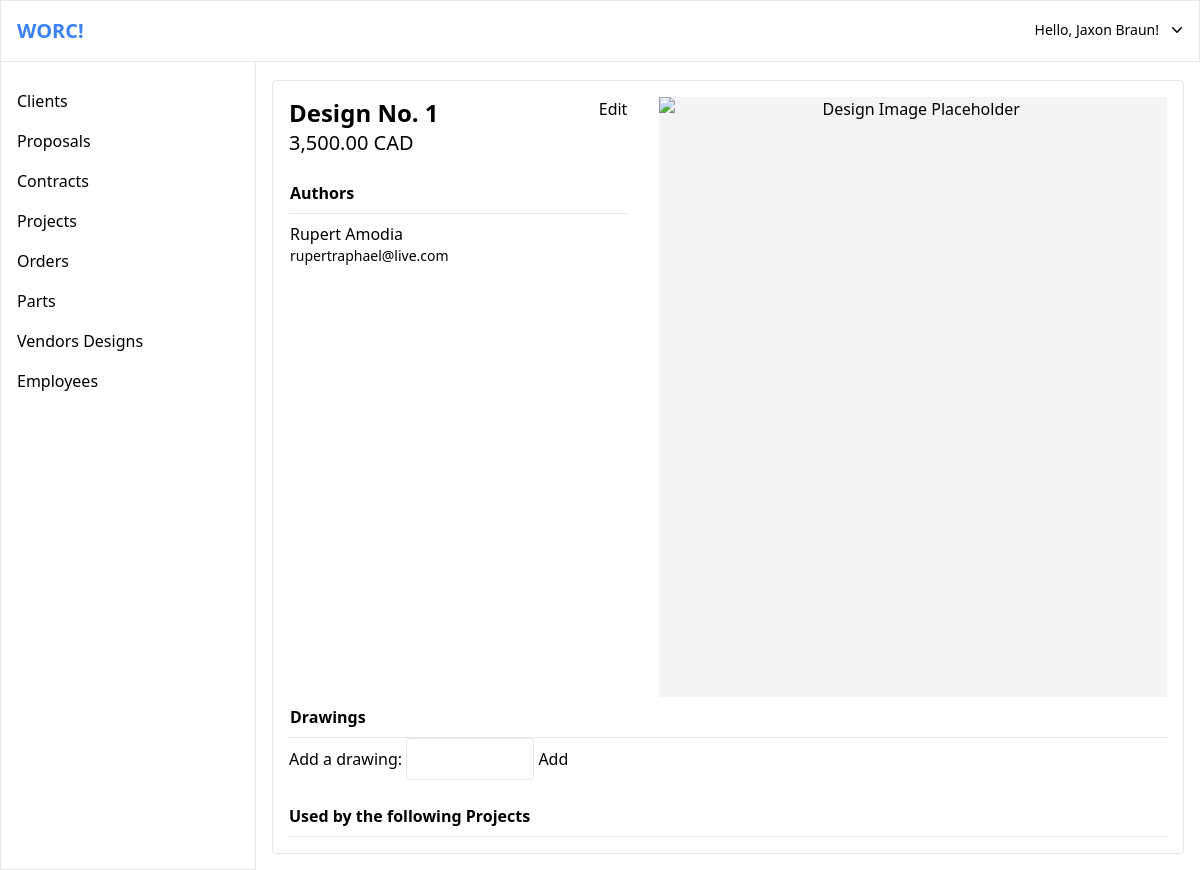
Page /designs/design.php?id=1 (signed in) on the committed database.
### tables this page shows
CREATE TABLE `Design` (
  `Design_No` int(11) NOT NULL,
  `Budget` decimal(19,2) NOT NULL
);

CREATE TABLE Employee 
(
	SSN	INT	NOT NULL, 
	First_Name	VARCHAR(255)	NOT NULL, 
	Last_Name	VARCHAR(255)	NOT NULL, 
	DOB	DATE	NOT NULL, 
	Phone_No	BIGINT	NOT NULL, 
	Email	VARCHAR(255), 
	Address_Line_1		VARCHAR(255)	NOT NULL, 
	Address_Line_2		VARCHAR(255), 
	City			VARCHAR(255)	NOT NULL, 
	Prov_State		VARCHAR(255)	NOT NULL, 
	Country			VARCHAR(255)	NOT NULL, 
	Postal_Zip		VARCHAR(255)	NOT NULL, 
	Job_Type	VARCHAR(255), 
	PRIMARY KEY(SSN) 
);

### data/design.php (called while the page is built, shortened)
<?php
function find_design($db, $design_no) {
	$q = "
		SELECT
			Design.*
		FROM Design
		WHERE
			Design.Design_No = :design_no
		";
	$query = $db->prepare($q);
	$query->execute([':design_no' => $design_no]);
	return $query;
}
function find_design_authors($db, $design_no) {
	$q = "
		SELECT
			Employee.*
		FROM Design, Engineering_Designs, Employee
		WHERE
			Design.Design_No = :design_no AND
			Design.Design_No = Engineering_Designs.Design_No AND
			Engineering_Designs.Eng_SSN = Employee.SSN
		";
	$query = $db->prepare($q);
	$query->execute([':design_no' => $design_no]);
	return $query;
}

### designs/design.php (the view, shortened to what this page needs)
<?php
require_once('../db.php');
require_once('../data/design.php');
$design_no = $_GET['id'] ?? '';
$design = find_design($db, $design_no);
$authors = find_design_authors($db, $design_no);
if(!empty($design)) {
	$design = $design->fetch();
}
if(!empty($authors)) {
	$authors = $authors->fetchAll();
}
include('../templates/top.php');
?>
<?php
include('../templates/top-bar.php');
?>
<div>
	<?php
	include('../templates/side-bar.php');
	?>
	<div class="pt-16 ml-64">
		<main class="m-4 border rounded">
			<div class="m-4">
				<section class="flex">
					<div class="w-2/5 mr-4">
						<div class="mb-4 flex">
							<dl class="grow">
								<dt class="font-bold text-2xl">Design No. <?=$design['Design_No'] ?></dt>
								<dd class="text-xl"><?=number_format($design['Budget'], 2).' CAD' ?></dd>
							</dl>
							<div class="text-right">
								<a href="/<?=BASE_URL?>/designs/edit.php?id=<?=$design_no?>" class="hover:text-blue-500">Edit</a>
							</div>
						</div>
						<table class="w-full" style="max-height: 500px;">
							<thead>
								<tr>
									<td class="mt-4 py-2 font-bold border-b" colspan="2">Authors</td>
								</tr>
							</thead>
							<tbody>
								<?php
								foreach($authors as $author) {
								?>
								<tr>
									<td class="py-2">
										<span class="block"><?=$author['First_Name']?> <?=$author['Last_Name']?></span>
										<span class="block text-sm"><?=$author['Email']?></span>
									</td>
									<td class="text-right py-2">
									</td>
								</tr>
								<?php
								}
								?>
							</tbody>
						</table>
					</div>
					<div class="w-3/5 ml-4">
						<div class="text-center bg-gray-100" style="height: 600px">
							<img src="#" alt="Design Image Placeholder">
						</div>
					</div>
				</section>
				<section>
					<table class="w-full" style="max-height: 500px;">
						<thead>
							<tr>
								<td class="mt-4 py-2 font-bold border-b" colspan="2">Drawings</td>
							</tr>
						</thead>
					</table>
					<form method="POST" action="/<?=BASE_URL?>/designs/add_drawing.php">
						<label>Add a drawing:</label>
						<input type="number" name="drawing" class="py-2 border rounded pl-2 w-32">
						<button class="hover:text-blue-500" type="submit">Add</button>
					</form>
				</section>
				<section>
					<h2 class="mt-4 py-2 font-bold border-b">Used by the following Projects</h2>
				</section>
			</div>
		</main>
	</div>
</div>
<?php
include('../templates/bottom.php');
?>

### rows in the picture
design: Design_No "1", Budget "3,500.00"
employee: First_Name "Rupert", Last_Name "Amodia", Email "rupertraphael@live.com"

### other values in the picture
$first_name "Jaxon"
$last_name "Braun"
